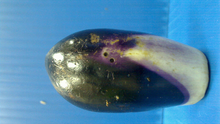
%> input picture WormHole_2H.tif, 220 x 124 px, shrunk from 960 x 540 before the run
$ octave Hw3.m   (GNU Octave 9; MATLAB toolbox functions it lacks are replaced by stand-ins)
%> lines starting %> are read from the running program, lines starting %| are printed output that depends on the picture; in (x1, y1, x2, y2) boxes, pixels count from 0 and x2, y2 are one past the last pixel; in counts of white or black regions, pixels touching at a corner belong together; the program's own positions count from 1
%ima = imread('WormHole_1H.tif');
ima = imread('WormHole_2H.tif');
%> ima is the input picture: size 124x220x3 uint8; mean R, G, B 81.1, 132.3, 165.2

imax = imrotate(ima,-90);
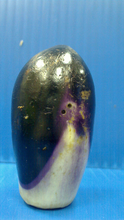
%> imax: size 220x124x3 uint8; mean R, G, B 81.1, 132.3, 165.2; mean of the top-left, top-right, bottom-left and bottom-right quarters 134.9, 134.6, 101.5, 133.7
ima_gray = rgb2gray(ima);
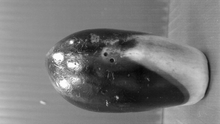
%> ima_gray: size 124x220 uint8; min 7, max 255, mean 120.8
ima_gray = imrotate(ima_gray,-90);
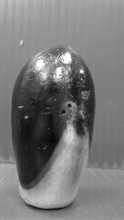
%> ima_gray: size 220x124 uint8; min 7, max 255, mean 120.8; mean of the top-left, top-right, bottom-left and bottom-right quarters 131.4, 128.3, 96.9, 126.6
ima_gray = imbinarize(ima_gray,0.23);
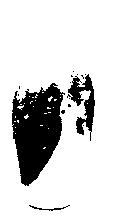
%> ima_gray: size 220x124 logical; 84% white; 15 black regions (12 under 20 px), largest, box (x1, y1, x2, y2) and area: (12, 83, 65, 186) 3502, (67, 74, 95, 141) 759, (29, 205, 70, 211) 61
ima_gray = ~ima_gray;

[X , Y] = size(ima_gray);
%> X = 220; Y = 124
centers = [];
pad_size = 0;

%> (the run ends here)
